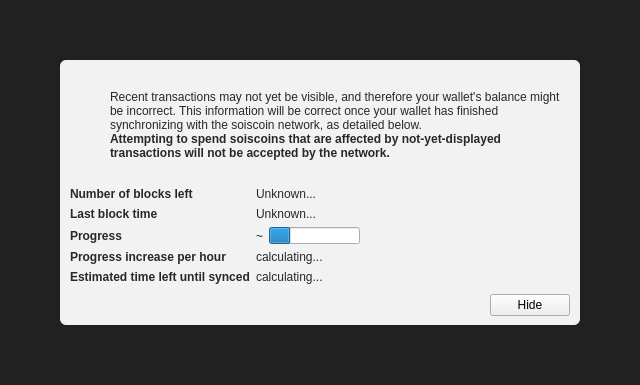
<?xml version="1.0" encoding="UTF-8"?>
<ui version="4.0">
 <class>ModalOverlay</class>
 <widget class="ModalOverlay" name="ModalOverlay">
  <property name="geometry">
   <rect>
    <x>0</x>
    <y>0</y>
    <width>640</width>
    <height>385</height>
   </rect>
  </property>
  <property name="windowTitle">
   <string>Form</string>
  </property>
  <layout class="QVBoxLayout" name="verticalLayout" stretch="0">
   <property name="sizeConstraint">
    <enum>QLayout::SetDefaultConstraint</enum>
   </property>
   <property name="leftMargin">
    <number>0</number>
   </property>
   <property name="topMargin">
    <number>0</number>
   </property>
   <property name="rightMargin">
    <number>0</number>
   </property>
   <property name="bottomMargin">
    <number>0</number>
   </property>
   <item>
    <widget class="QWidget" name="bgWidget" native="true">
     <property name="styleSheet">
      <string notr="true">#bgWidget { background: rgba(0,0,0,220); }</string>
     </property>
     <layout class="QVBoxLayout" name="verticalLayoutMain" stretch="1">
      <property name="leftMargin">
       <number>60</number>
      </property>
      <property name="topMargin">
       <number>60</number>
      </property>
      <property name="rightMargin">
       <number>60</number>
      </property>
      <property name="bottomMargin">
       <number>60</number>
      </property>
      <item>
       <widget class="QWidget" name="contentWidget" native="true">
        <property name="styleSheet">
         <string notr="true">#contentWidget { background: rgba(255,255,255,240); border-radius: 6px; }

QLabel { color: rgb(40,40,40);  }</string>
        </property>
        <layout class="QVBoxLayout" name="verticalLayoutSub" stretch="1,0,0,0">
         <property name="spacing">
          <number>0</number>
         </property>
         <property name="leftMargin">
          <number>10</number>
         </property>
         <property name="topMargin">
          <number>10</number>
         </property>
         <property name="rightMargin">
          <number>10</number>
         </property>
         <property name="bottomMargin">
          <number>10</number>
         </property>
         <item>
          <layout class="QHBoxLayout" name="horizontalLayoutIconText" stretch="0,1">
           <property name="topMargin">
            <number>20</number>
           </property>
           <item>
            <layout class="QVBoxLayout" name="verticalLayoutIcon">
             <property name="leftMargin">
              <number>0</number>
             </property>
             <item>
              <widget class="QPushButton" name="warningIcon">
               <property name="enabled">
                <bool>false</bool>
               </property>
               <property name="text">
                <string/>
               </property>
               <property name="icon">
                <iconset>
                 <normaloff>:/icons/warning</normaloff>
                 <disabledoff>:/icons/warning</disabledoff>:/icons/warning</iconset>
               </property>
               <property name="iconSize">
                <size>
                 <width>48</width>
                 <height>48</height>
                </size>
               </property>
               <property name="flat">
                <bool>true</bool>
               </property>
              </widget>
             </item>
             <item>
              <spacer name="verticalSpacerWarningIcon">
               <property name="orientation">
                <enum>Qt::Vertical</enum>
               </property>
               <property name="sizeHint" stdset="0">
                <size>
                 <width>20</width>
                 <height>40</height>
                </size>
               </property>
              </spacer>
             </item>
            </layout>
           </item>
           <item>
            <layout class="QVBoxLayout" name="verticalLayoutInfoText">
             <property name="leftMargin">
              <number>0</number>
             </property>
             <property name="topMargin">
              <number>0</number>
             </property>
             <item>
              <widget class="QLabel" name="infoText">
               <property name="text">
                <string>Recent transactions may not yet be visible, and therefore your wallet's balance might be incorrect. This information will be correct once your wallet has finished synchronizing with the soiscoin network, as detailed below.</string>
               </property>
               <property name="textFormat">
                <enum>Qt::RichText</enum>
               </property>
               <property name="wordWrap">
                <bool>true</bool>
               </property>
              </widget>
             </item>
             <item>
              <widget class="QLabel" name="infoTextStrong">
               <property name="font">
                <font>
                 <weight>75</weight>
                 <bold>true</bold>
                </font>
               </property>
               <property name="text">
                <string>Attempting to spend soiscoins that are affected by not-yet-displayed transactions will not be accepted by the network.</string>
               </property>
               <property name="textFormat">
                <enum>Qt::RichText</enum>
               </property>
               <property name="wordWrap">
                <bool>true</bool>
               </property>
              </widget>
             </item>
             <item>
              <spacer name="verticalSpacerInTextSpace">
               <property name="orientation">
                <enum>Qt::Vertical</enum>
               </property>
               <property name="sizeHint" stdset="0">
                <size>
                 <width>20</width>
                 <height>40</height>
                </size>
               </property>
              </spacer>
             </item>
            </layout>
           </item>
          </layout>
         </item>
         <item>
          <spacer name="verticalSpacerAfterText">
           <property name="orientation">
            <enum>Qt::Vertical</enum>
           </property>
           <property name="sizeHint" stdset="0">
            <size>
             <width>20</width>
             <height>40</height>
            </size>
           </property>
          </spacer>
         </item>
         <item>
          <layout class="QFormLayout" name="formLayout">
           <property name="fieldGrowthPolicy">
            <enum>QFormLayout::FieldsStayAtSizeHint</enum>
           </property>
           <property name="horizontalSpacing">
            <number>6</number>
           </property>
           <property name="verticalSpacing">
            <number>6</number>
           </property>
           <property name="topMargin">
            <number>10</number>
           </property>
           <item row="0" column="0">
            <widget class="QLabel" name="labelNumberOfBlocksLeft">
             <property name="font">
              <font>
               <weight>75</weight>
               <bold>true</bold>
              </font>
             </property>
             <property name="text">
              <string>Number of blocks left</string>
             </property>
            </widget>
           </item>
           <item row="0" column="1">
            <widget class="QLabel" name="numberOfBlocksLeft">
             <property name="text">
              <string>Unknown...</string>
             </property>
            </widget>
           </item>
           <item row="1" column="0">
            <widget class="QLabel" name="labelLastBlockTime">
             <property name="font">
              <font>
               <weight>75</weight>
               <bold>true</bold>
              </font>
             </property>
             <property name="text">
              <string>Last block time</string>
             </property>
            </widget>
           </item>
           <item row="1" column="1">
            <widget class="QLabel" name="newestBlockDate">
             <property name="sizePolicy">
              <sizepolicy hsizetype="Maximum" vsizetype="Preferred">
               <horstretch>0</horstretch>
               <verstretch>0</verstretch>
              </sizepolicy>
             </property>
             <property name="text">
              <string>Unknown...</string>
             </property>
            </widget>
           </item>
           <item row="2" column="0">
            <widget class="QLabel" name="labelSyncDone">
             <property name="font">
              <font>
               <weight>75</weight>
               <bold>true</bold>
              </font>
             </property>
             <property name="text">
              <string>Progress</string>
             </property>
            </widget>
           </item>
           <item row="2" column="1">
            <layout class="QHBoxLayout" name="horizontalLayoutSync" stretch="0,1">
             <item>
              <widget class="QLabel" name="percentageProgress">
               <property name="text">
                <string notr="true">~</string>
               </property>
              </widget>
             </item>
             <item>
              <widget class="QProgressBar" name="progressBar">
               <property name="value">
                <number>24</number>
               </property>
               <property name="format">
                <string/>
               </property>
              </widget>
             </item>
            </layout>
           </item>
           <item row="4" column="0">
            <widget class="QLabel" name="labelProgressIncrease">
             <property name="font">
              <font>
               <weight>75</weight>
               <bold>true</bold>
              </font>
             </property>
             <property name="text">
              <string>Progress increase per hour</string>
             </property>
            </widget>
           </item>
           <item row="4" column="1">
            <widget class="QLabel" name="progressIncreasePerH">
             <property name="text">
              <string>calculating...</string>
             </property>
            </widget>
           </item>
           <item row="5" column="0">
            <widget class="QLabel" name="labelEstimatedTimeLeft">
             <property name="font">
              <font>
               <weight>75</weight>
               <bold>true</bold>
              </font>
             </property>
             <property name="text">
              <string>Estimated time left until synced</string>
             </property>
            </widget>
           </item>
           <item row="5" column="1">
            <widget class="QLabel" name="expectedTimeLeft">
             <property name="text">
              <string>calculating...</string>
             </property>
            </widget>
           </item>
          </layout>
         </item>
         <item>
          <layout class="QHBoxLayout" name="horizontalLayoutButtons">
           <property name="leftMargin">
            <number>10</number>
           </property>
           <property name="topMargin">
            <number>10</number>
           </property>
           <item>
            <spacer name="horizontalSpacer">
             <property name="orientation">
              <enum>Qt::Horizontal</enum>
             </property>
             <property name="sizeHint" stdset="0">
              <size>
               <width>40</width>
               <height>20</height>
              </size>
             </property>
            </spacer>
           </item>
           <item>
            <widget class="QPushButton" name="closeButton">
             <property name="text">
              <string>Hide</string>
             </property>
            </widget>
           </item>
          </layout>
         </item>
        </layout>
       </widget>
      </item>
     </layout>
    </widget>
   </item>
  </layout>
 </widget>
 <customwidgets>
  <customwidget>
   <class>ModalOverlay</class>
   <extends>QWidget</extends>
   <header>modaloverlay.h</header>
   <container>1</container>
  </customwidget>
 </customwidgets>
 <resources/>
 <connections/>
</ui>
